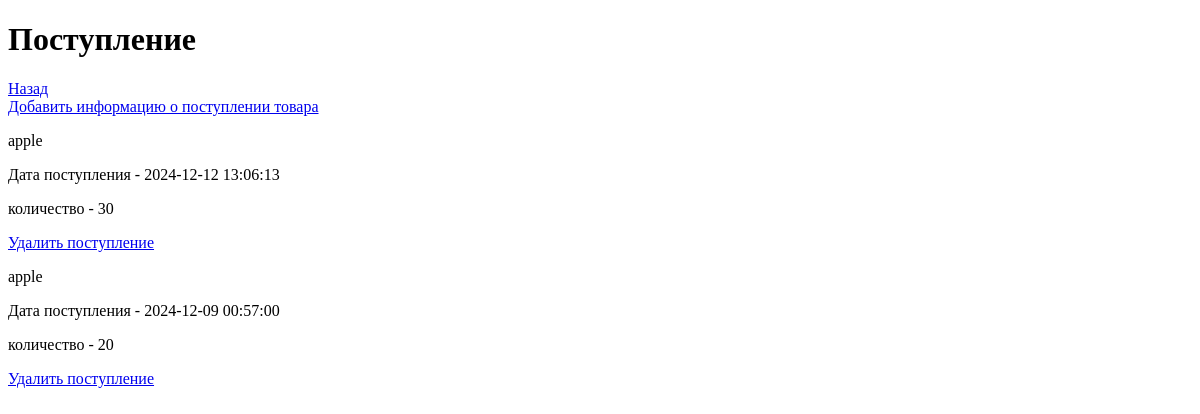
/Admission.php?id=1, run on an earlier commit of the app's database.
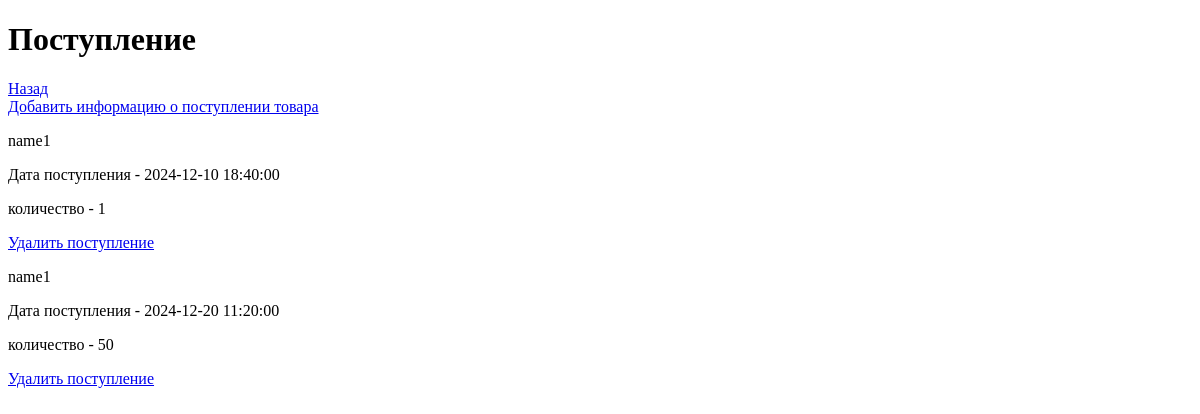
And on a later commit of the database.
### tables this page shows
CREATE TABLE `characteristics` (
  `id` int(11) NOT NULL,
  `date_time` datetime DEFAULT NULL,
  `product_id` int(11) DEFAULT NULL,
  `amount` int(11) DEFAULT NULL
);

CREATE TABLE `product` (
  `id` int(11) NOT NULL,
  `name` varchar(255) DEFAULT NULL,
  `price` int(11) DEFAULT NULL,
  `article` varchar(255) DEFAULT NULL
);

### Admission.php (the view, shortened to what this page needs)
<?php
$pdo = require $_SERVER['DOCUMENT_ROOT'].'/store1/db.php';
$id = $_GET['id'];
$characteristics = $pdo->query("select c.id, c.date_time,  c.amount, product.name from characteristics as c left join product on c.product_id = product.id where c.product_id = '$id'")->fetchAll(PDO::FETCH_ASSOC);
$name_pro = $pdo->query("select name from product where id = '$id'")->fetch(PDO::FETCH_ASSOC);
?>
<!doctype html>
<html lang="en">
<head>
</head>
<body>
<div class="container">
    <h1>Поступление</h1>
    <div class="nav">
        <a href="index.php">Назад</a>
        <br>
        <a href="Add_admission.php?id_product=<?=$id?>"> Добавить информацию о поступлении товара</a>
    </div>
        <div class="cards">
            <?php foreach ($characteristics as $item):?>
                <div class="card">
                    <p class="title"> <?=$name_pro['name']?></p>
                    <p>Дата поступления - <?=$item['date_time']?></p>
                    <p>количество - <?=$item['amount']?></p>
                    <a href="/store1/handler/delete.php?id=<?=$item['id']?>">Удалить поступление</a>
            </div>
            <?php endforeach;?>
    </div>
</div>
</body>
</html>

What changed in the data, as far as the page shows it:
removed characteristics: product.name "apple", date_time "2024-12-12 13:06:13", amount "30"
removed characteristics: product.name "apple", date_time "2024-12-09 00:57:00", amount "20"
added characteristics: product.name "name1", date_time "2024-12-10 18:40:00", amount "1"
added characteristics: product.name "name1", date_time "2024-12-20 11:20:00", amount "50"
